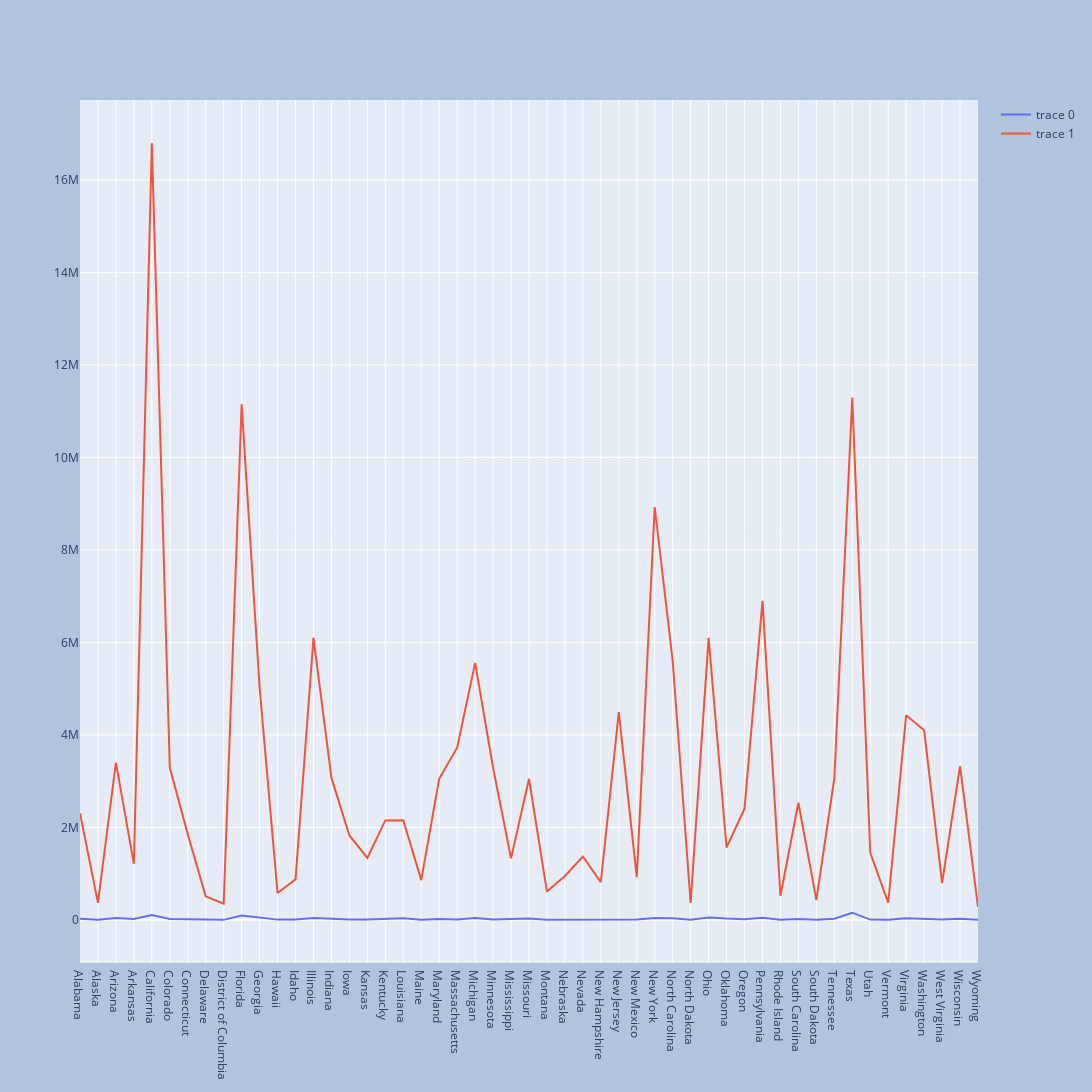

The notebook cell saved with this chart:
### Code cell
data3 = pd.read_csv("elect.csv").drop(columns=["Source","Official/Unofficial","Vote for Highest Office (President)", "Total Ineligible Felon", "Parole", "Overseas Eligible", "State Abv", "Probation"], axis = 1).drop(0, axis =0)
data3["Prison"]= data3["Prison"].map(lambda x: x.replace(",","")).astype("int")
data3["Total Ballots Counted (Estimate)"] = data3["Total Ballots Counted (Estimate)"].map(lambda x: x.replace(",","")).astype("int")
#display(data3)
fig = go.Figure()
fig.add_trace(go.Scatter(x = data3["State"], y = data3["Prison"]))
fig.add_trace(go.Scatter(x = data3["State"], y = data3["Total Ballots Counted (Estimate)"]))
fig.update_layout(autosize=False,width=1500, height=1200, paper_bgcolor="LightSteelBlue")
fig.show()

### Figure 1 — Plotly figure (JSON) as saved in the notebook; plotly's stock layout.template omitted (floating-point values rounded to 4 significant figures)
{"data": [{"type": "scatter", "x": ["Alabama", "Alaska", "Arizona", "Arkansas", "California", "Colorado", "Connecticut", "Delaware", "District of Columbia", "Florida", "Georgia", "Hawaii", "Idaho", "Illinois", "Indiana", "Iowa", "Kansas", "Kentucky", "Louisiana", "Maine", "Maryland", "Massachusetts", "Michigan", "Minnesota", "Mississippi", "Missouri", "Montana", "Nebraska", "Nevada", "New Hampshire", "New Jersey", "New Mexico", "New York", "North Carolina", "North Dakota", "Ohio", "Oklahoma", "Oregon", "Pennsylvania", "Rhode Island", "South Carolina", "South Dakota", "Tennessee", "Texas", "Utah", "Vermont", "Virginia", "Washington", "West Virginia", "Wisconsin", "Wyoming"], "y": [25898, 4293, 38520, 17510, 104730, 18905, 13268, 5874, 0, 91674, 50930, 5007, 8378, 38464, 26302, 9216, 9882, 23280, 32267, 0, 18165, 7772, 38183, 9712, 19244, 30148, 3754, 5263, 12399, 2635, 18099, 6887, 42408, 33640, 1679, 49892, 27558, 13795, 44148, 2766, 18587, 3867, 26107, 154913, 6287, 0, 35743, 18777, 6757, 23574, 2488]}, {"type": "scatter", "x": ["Alabama", "Alaska", "Arizona", "Arkansas", "California", "Colorado", "Connecticut", "Delaware", "District of Columbia", "Florida", "Georgia", "Hawaii", "Idaho", "Illinois", "Indiana", "Iowa", "Kansas", "Kentucky", "Louisiana", "Maine", "Maryland", "Massachusetts", "Michigan", "Minnesota", "Mississippi", "Missouri", "Montana", "Nebraska", "Nevada", "New Hampshire", "New Jersey", "New Mexico", "New York", "North Carolina", "North Dakota", "Ohio", "Oklahoma", "Oregon", "Pennsylvania", "Rhode Island", "South Carolina", "South Dakota", "Tennessee", "Texas", "Utah", "Vermont", "Virginia", "Washington", "West Virginia", "Wisconsin", "Wyoming"], "y": [2306587, 367000, 3400000, 1212030, 16800000, 3295000, 1850000, 507805, 350000, 11150000, 5025000, 579165, 875000, 6100000, 3070000, 1825000, 1340000, 2150951, 2155000, 860000, 3050000, 3725000, 5559186, 3290000, 1330000, 3050000, 612055, 948852, 1370000, 814092, 4495000, 923612, 8930000, 5600000, 365000, 6100000, 1565000, 2404642, 6900000, 520000, 2532995, 427529, 3060000, 11300000, 1450000, 370000, 4425000, 4100000, 795000, 3325000, 278503]}], "layout": {"autosize": false, "height": 1200, "paper_bgcolor": "LightSteelBlue", "width": 1500}}
